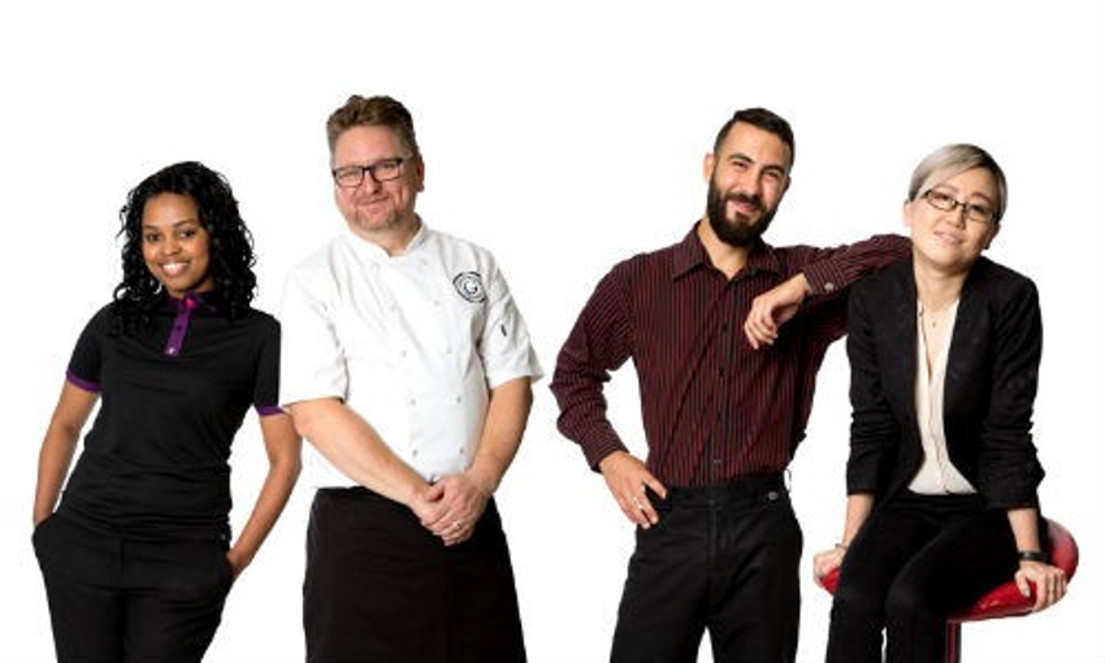
#> input picture 3_Object_Detection/image_files/images/faces/faces1.jpg, 1105 x 663 px; the run also reads 1 picture not shown here
$ jupyter execute --allow-errors 3_detection.ipynb
#> lines starting #> are read from the running program, lines starting #| are printed output that depends on the picture
### 3_Object_Detection/hogvis.py
import matplotlib.pyplot as plt
import numpy as np
import skimage.draw

def hogvis(descriptor,bsize=8,norient=9):
    """
    This function visualizes a hog descriptor using little
    icons to indicate orientation. We follow the convention
    that the first orientation bin starts at a gradient
    orientations of -pi/2 and the last bin ends at pi/2

    Parameters
    ----------
    descriptor : 3D float array
         HOG descriptor values

    bsize : int
        The size of the spatial bins in pixels, defaults to 8

    norient : int
        The number of orientation histogram bins, defaults to 9

    Returns
    -------
    hog_image : 2D float array
        Visualization of the hog descriptor with oriented line segments.

    """

    d_h = descriptor.shape[0]
    d_w = descriptor.shape[1]
    hog_image = np.zeros((d_h*bsize,d_w*bsize), dtype=float)

    #radius of a spatial bin
    radius = bsize // 2
    orient = np.arange(norient)

    #angle of bin mid-points 0..pi
    orient_angle = (np.pi * (orient + .5) / norient)

    #end points of a line at each orientation
    vr = -(radius-0.5) * np.cos(orient_angle)
    vc = (radius-0.5) * np.sin(orient_angle)

    for r in range(d_h):
        for c in range(d_w):
            for o, dr, dc in zip(orient,vr,vc):
                centre = tuple([r*bsize + radius, c*bsize + radius])
                rr, cc = skimage.draw.line(int(centre[0] - dc), int(centre[1] + dr),
                                          int(centre[0] + dc), int(centre[1] - dr))
                hog_image[rr,cc] += descriptor[r, c, o]

    return hog_image


# [16 lines left out: function test_hogvis, not called in this run]

### 3_Object_Detection/3_detection.ipynb
# Object Detection

In this assignment, you will develop an object detector based on gradient features and sliding window classification. A set of test images and ***hogvis.py*** are provided in the Canvas assignment directory

---

[cell 1]
import numpy as np
import matplotlib.pyplot as plt

---
# 1. Image Gradients [20 pts]

Write a function that takes a grayscale image as input and returns two arrays the same size as the image, the first of which contains the magnitude of the image gradient at each pixel and the second containing the orientation.

Your function should filter the image with the simple x- and y-derivative filters described in class. Once you have the derivatives you can compute the orientation and magnitude of the gradient vector at each pixel. You should use  ***scipy.ndimage.correlate*** with the 'nearest' option in order to nicely handle the image boundaries.

Include a visualization of the output of your gradient calculate for a small test image. For displaying the orientation result, please uses a cyclic colormap such as "hsv" or "twilight".  (see https://matplotlib.org/tutorials/colors/colormaps.html)

[cell 2]
#we will only use:  scipy.ndimage.correlate
from scipy import ndimage

def mygradient(image):
    """
    This function takes a grayscale image and returns two arrays of the
    same size, one containing the magnitude of the gradient, the second
    containing the orientation of the gradient.


    Parameters
    ----------
    image : 2D float array of shape HxW
         An array containing pixel brightness values

    Returns
    -------
    mag : 2D float array of shape HxW
        gradient magnitudes

    ori : 2Dfloat array of shape HxW
        gradient orientations in radians
    """

    # your code goes here
    kernel = np.array([-1, 1])

    x_derivative = np.zeros((image.shape[0], image.shape[1]))
    for row in range(image.shape[0]):
        x_derivative[row] = ndimage.correlate(image[row], kernel, mode = 'nearest')

    y_derivative = np.zeros((image.shape[0], image.shape[1]))
    for column in range(image.shape[1]):
        y_derivative[:, column] = ndimage.correlate(image[:, column], kernel, mode = 'nearest')

    mag = np.sqrt(np.square(x_derivative) + np.square(y_derivative))

    new_x_deri = x_derivative.copy()
    new_x_deri[new_x_deri == 0] = 1.e-16
    ori = np.arctan(np.divide(y_derivative, new_x_deri))

    return (mag,ori)

[cell 3]
#
# Demonstrate your mygradient function here by loading in a grayscale
# image, calling mygradient, and visualizing the resulting magnitude
# and orientation images. For visualizing orientation image, I suggest
# using the hsv or twilight colormap.
#
image = plt.imread('image_files/images/faces/faces1.jpg')
#> image is the input picture: shape (663, 1105, 3); mean R, G, B 165.9, 157.7, 155.1
if (image.dtype == np.uint8):
    image = image.astype(float)/256
image = np.mean(image, axis = -1)
#> image: shape (663, 1105) float64
plt.imshow(image, cmap = plt.cm.gray)
plt.show()

(mag,ori) = mygradient(image)
#> after the loop in mygradient, `for row in range(image.shape[0]):`:
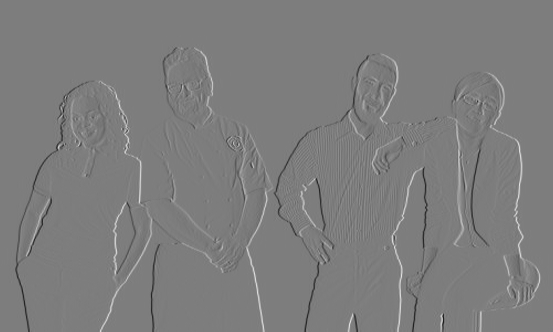
#> x_derivative: shape (663, 1105) float64 (shown at 1/2 size); min -0.477, max 0.492, mean -3.4e-06; drawn with min black and max white
#> after the loop in mygradient, `for column in range(image.shape[1]):`:
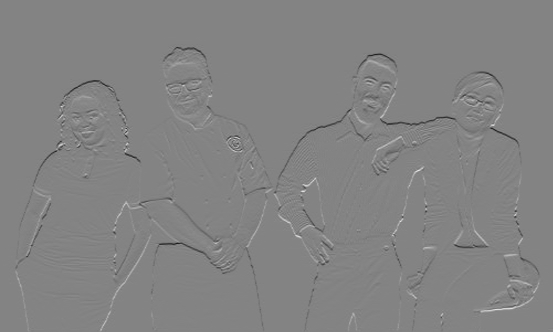
#> y_derivative: shape (663, 1105) float64 (shown at 1/2 size); min -0.449, max 0.422, mean -0.000874; drawn with min black and max white
#> in mygradient, `mag = np.sqrt(np.square(x_derivative) + np.square(y_derivative))`:
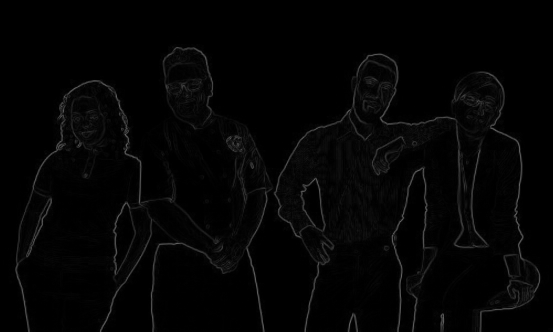
#> mag: shape (663, 1105) float64 (shown at 1/2 size); min 0, max 0.497, mean 0.0173
#> in mygradient, `ori = np.arctan(np.divide(y_derivative, new_x_deri))`:
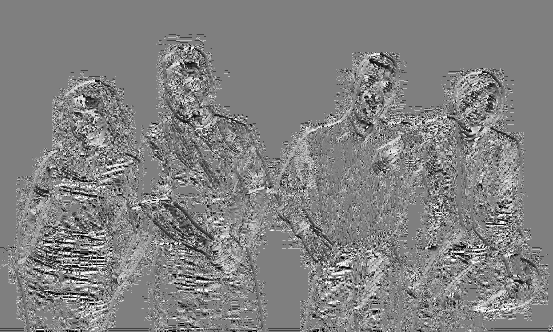
#> ori: shape (663, 1105) float64 (shown at 1/2 size); min -1.57, max 1.57, mean 0.0351; drawn with min black and max white

#visualize results.
print("------mag------")
plt.imshow(mag, cmap = plt.cm.gray)
plt.show()

print("------ori------")
plt.imshow(ori, cmap = plt.get_cmap('hsv'))
plt.show()

# [14 lines of commented-out code are left out]

---

# 2. Histograms of Gradient Orientations [25 pts]

Write a function that computes gradient orientation histograms over each 8x8 block of pixels in an image. Your function should bin the orientation into 9 equal sized bins between -pi/2 and pi/2. The input of your function will be an image of size HxW. The output should be a three-dimensional array ***ohist*** whose size is (H/8)x(W/8)x9 where ***ohist[i,j,k]*** contains the count of how many edges of orientation k fell in block (i,j). If the input image dimensions are not a multiple of 8, you should use ***np.pad*** with the ***mode=edge*** option to pad the width and height up to the nearest integer multiple of 8.

To determine if a pixel is an edge, we need to choose some threshold. I suggest using a threshold that is 10% of the maximum gradient magnitude in the image. Since each 8x8 block will contain a different number of edges, you should normalize the resulting histogram for each block to sum to 1 (i.e., ***np.sum(ohist,axis=2)*** should be 1 at every  location).

I would suggest your function loops over the orientation bins. For each orientation bin you'll need to identify those pixels in the image whose magnitude is above the threshold and whose orientation falls in the given bin. You can do this easily in numpy using logical operations in order to generate an array the same size as the image that contains Trues at the locations of every edge pixel that falls in the given orientation bin and is above threshold. To collect up pixels in each 8x8 spatial block you can use the function ***ski.util.view_as_windows(...,(8,8),step=8)*** and ***np.count_nonzeros*** to count the number of edges in each block.

Test your code by creating a simple test image (e.g. a white disk on a black background), computing the descriptor and using the provided function ***hogvis*** to visualize it.

Note: in the discussion above I have assumed 8x8 block size and 9 orientations. In your code you should use the parameters ***bsize*** and ***norient*** in place of these constants.

[cell 4]
#we will only use:  ski.util.view_as_windows for computing hog descriptor
import skimage as ski

def hog(image,bsize=8,norient=9):

    """
    This function takes a grayscale image and returns a 3D array
    containing the histogram of gradient orientations descriptor (HOG)
    We follow the convention that the histogram covers gradients starting
    with the first bin at -pi/2 and the last bin ending at pi/2.

    Parameters
    ----------
    image : 2D float array of shape HxW
         An array containing pixel brightness values

    bsize : int
        The size of the spatial bins in pixels, defaults to 8

    norient : int
        The number of orientation histogram bins, defaults to 9

    Returns
    -------
    ohist : 3D float array of shape (H/bsize,W/bsize,norient)
        edge orientation histogram

    """

    # determine the size of the HOG descriptor
    (h,w) = image.shape
    h2 = int(np.ceil(h/float(bsize)))
    w2 = int(np.ceil(w/float(bsize)))
    ohist = np.zeros((h2,w2,norient))

    # pad the input image on right and bottom as needed so that it
    # is a multiple of bsize
    pw = (0, w2 * bsize - w)
    ph = (0, h2 * bsize - h)
    image = np.pad(image,(ph,pw),'symmetric')

    # make sure we did the padding correctly
    assert(image.shape==(h2*bsize,w2*bsize))

    # compute image gradients
    (mag,ori) = mygradient(image)

    # choose a threshold which is 10% of the maximum gradient magnitude in the image
    thresh = 0.1 * np.amax(mag)


    # separate out pixels into orientation channels, dividing the range of orientations
    # [-pi/2,pi/2] into norient equal sized bins and count how many fall in each block
    # as a sanity check, make sure every pixel gets assigned to at most 1 bin.
    bincount = np.zeros((h2*bsize,w2*bsize))
    for i in range(norient):
        #create a binary image containing 1s for pixels at the ith
        #orientation where the magnitude is above the threshold.
        B = ((mag > thresh) & (ori >= ((-np.pi/2) + i * np.pi/norient)) &
             (ori <= ((-np.pi/2) + (i + 1) * np.pi/norient)) & (bincount != 1)).astype(int)

        #sanity check
        bincount = bincount + B

        #pull out non-overlapping bsize x bsize blocks
        chblock = ski.util.view_as_windows(B,(bsize,bsize),step=bsize)

        #sum up the count for each block and store the results
        ohist[:,:,i] = np.count_nonzero(chblock, (2,3))


    assert(np.all(bincount<=1))

    # lastly, normalize the histogram so that the sum along the orientation dimension is 1
    # note: don't divide by 0! If there are no edges in a block (i.e. the sum of counts
    # is 0) then your code should leave all the values as zero.

    for i in ohist:
        mask = (np.sum(i, axis = 1) != 0)
        i[mask] = i[mask]/(np.sum(i[mask], axis = 1)).reshape((i[mask].shape[0],1))
# [4 lines of commented-out code are left out]


    assert(ohist.shape==(h2,w2,norient))

    return ohist

[cell 5]
#provided function for visualizing hog descriptors
import hogvis as hogvis

#
# generate a simple test image... a 80x80 image
# with a circle of radius 30 in the center
#
[yy,xx] = np.mgrid[-40:40,-40:40]
im = np.array((xx*xx+yy*yy<=30*30),dtype=float)
plt.imshow(im)
plt.show()
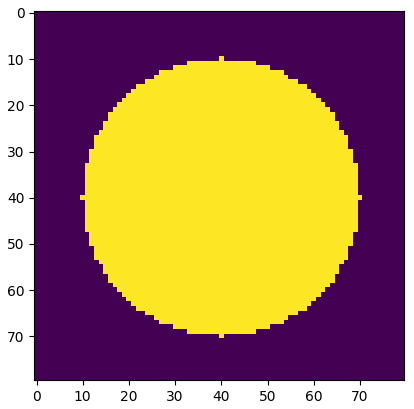
#> figure drawn by matplotlib, 1 panel
#
# display the image and the output of hogvis
#
ohist = hog(im,bsize=8,norient=9)
result = hogvis.hogvis(ohist)
plt.imshow(result)
plt.show()
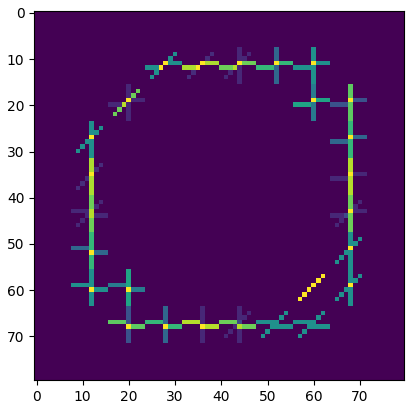
#> figure drawn by matplotlib, 1 panel
#> (the rest of the program and of its run is left out)
